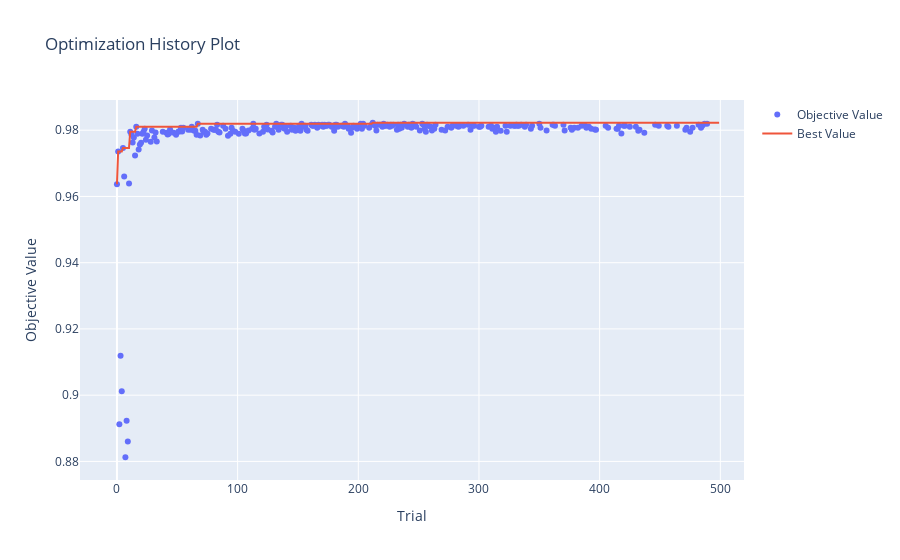

The cell this chart's notebook holds for it:
### Code cell
p_history_feat_eng = optuna.visualization.plot_optimization_history(study_feat_eng)
p_history_feat_eng.show()

### Figure 1 — Plotly figure (JSON) as saved in the notebook; plotly's stock layout.template omitted (floating-point values rounded to 4 significant figures; data arrays with more than 128 entries replaced by an {"elided": "..."} marker saying what was removed)
{"data": [{"mode": "markers", "name": "Objective Value", "type": "scatter", "x": {"elided": "272 int values"}, "y": {"elided": "272 float values"}}, {"mode": "lines", "name": "Best Value", "type": "scatter", "x": {"elided": "500 int values"}, "y": {"elided": "500 float values"}}, {"marker": {"color": "#cccccc"}, "mode": "markers", "name": "Infeasible Trial", "showlegend": false, "type": "scatter", "x": [], "y": []}], "layout": {"title": {"text": "Optimization History Plot"}, "xaxis": {"title": {"text": "Trial"}}, "yaxis": {"title": {"text": "Objective Value"}}}}
